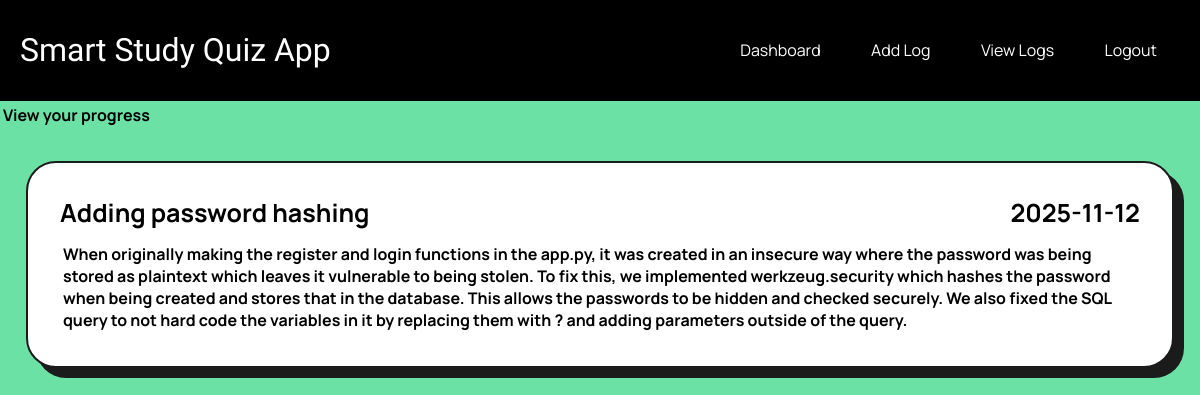
The page /view_log (signed in) on the database as committed earlier.
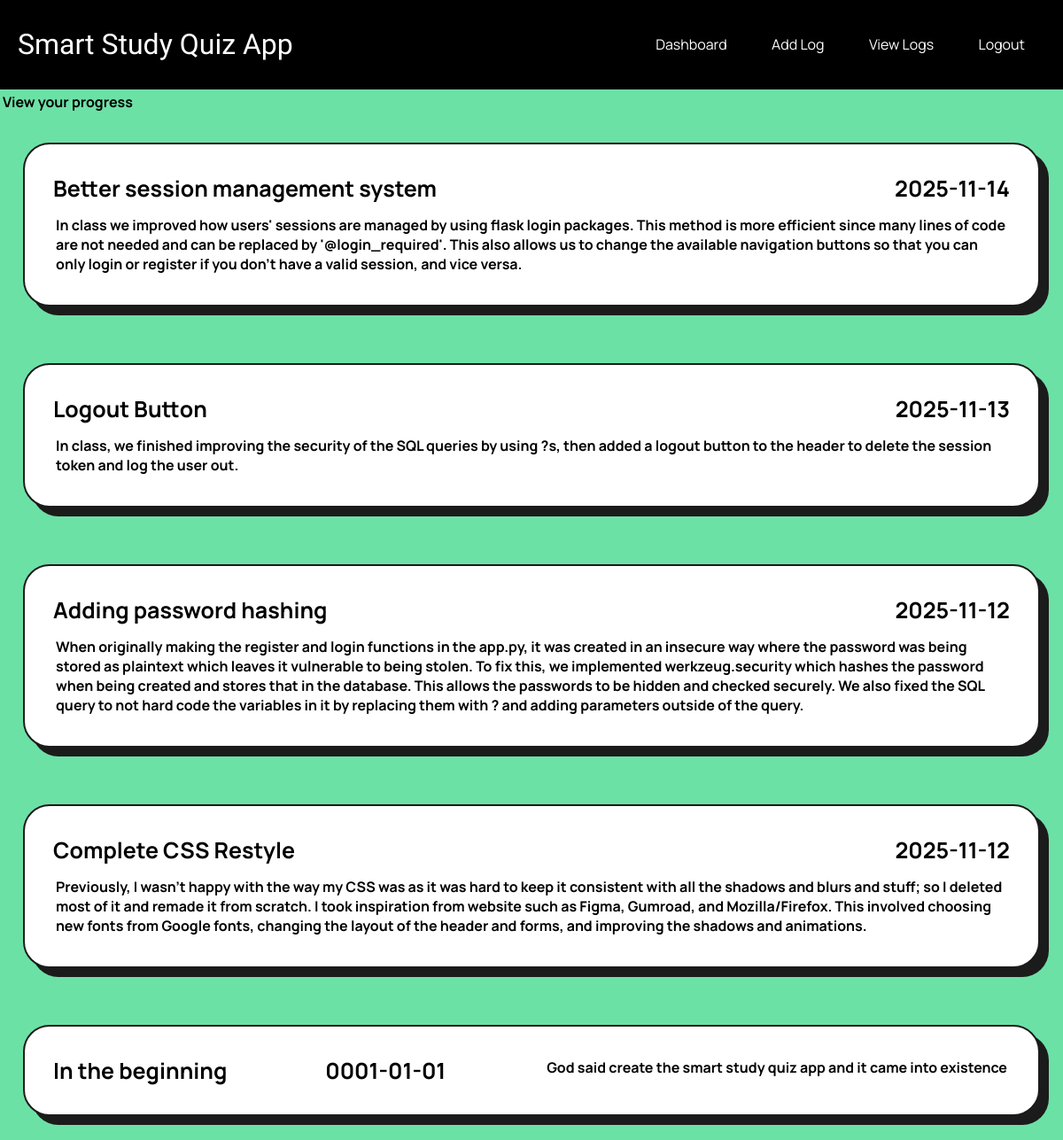
The same page on the database as committed later.
### tables this page shows
CREATE TABLE ProgressLogs(
    -- id, user_id, date, title, details, image_path nullable
    id INTEGER PRIMARY KEY AUTOINCREMENT,
    user_id INTEGER NOT NULL,
    date TEXT NOT NULL,
    title TEXT NOT NULL,
    details TEXT NOT NULL,
    image_path TEXT

);

### app.py (the view)
@app.route('/view_log', methods=['GET', 'POST'])
@login_required
def view_log():
    if request.method == 'GET':
        conn = get_db_connection()
        cursor = conn.cursor()
        cursor.execute("SELECT date, title, details FROM ProgressLogs WHERE user_id = ? ORDER BY DATE DESC", (current_user.id,))
        posts = cursor.fetchall()
        conn.close()
    return render_template('viewLogs.html', posts = posts, username=current_user.username)

### app.py (called while the page is built)
@login_manager.user_loader
def load_user(user_id):
    conn = get_db_connection()
    cursor = conn.cursor()
    cursor.execute('SELECT id, username FROM Users WHERE id = ?', (user_id,))
    user = cursor.fetchone()
    conn.close()
    if User:
        return User(id=user['id'], username=user['username'])
    return None

def get_db_connection():
    conn = sqlite3.connect('database.db')
    conn.row_factory = sqlite3.Row
    return conn

### templates/viewLogs.html (shortened to what this page needs)
{% extends 'base.html' %}
{% block content %}
        <p>View your progress</p>
        {% if posts %}
            <div class="logGrid">
                {% for post in posts %}
                    <div class="log">
                        <h3>{{ post.title }}</h3>
                        <h3>{{ post.date }}</h3>
                        <p>{{ post.details }}</p>
                    </div>
                {% endfor %}
            </div>
        {% else %}
            <p>No progress entries found</p>
        {% endif %}
{% endblock %}

### templates/base.html (shortened to what this page needs)
<!DOCTYPE html>
<html lang="en">
<head>
    <link rel="stylesheet" href="{{ url_for('static', filename='styles.css') }}">
</head>
<body>
    <header>
        <h1>{% block heading %}Smart Study Quiz App{% endblock %}</h1>
        <nav>
            {% if not current_user.is_authenticated %}
                <a href="{{ url_for('login') }}">Login</a>
                <a href="{{ url_for('register') }}">Register</a>
            {% else %}
                <a href="{{ url_for('dashboard') }}">Dashboard</a>
                <a href="{{ url_for('add_log') }}">Add Log</a>
                <a href="{{ url_for('view_log') }}">View Logs</a>
                <a href="{{ url_for('logout') }}">Logout</a>
            {% endif %}
        </nav>
    </header>
    <content>
        {% block content %}
        {% endblock %}
    </content>
</body>
</html>

### static/styles.css (style rules this page uses)
body { font-family: Arial, sans-serif; margin: 0; padding: 0; background-color: #6ce1a6; color:black; }
header { background-color: black; padding: 10px 20px; align-items: center; display: flex; justify-content: space-between; }
nav a { color: white; text-decoration: none; margin: 0 15px; text-align: right; transition: all ease 500ms; font-family: 'Manrope', sans-serif; padding: 0.5em; border-radius: 7px; }
h1 { text-align: left; font-family: 'Climate Crisis', sans-serif; font-weight: normal; color: white; }
h3 { font-family: 'Manrope', sans-serif; font-weight: bolder; color: black; font-size: 25px; margin: 0; padding: 0; }
p { font-family: 'Manrope', sans-serif; font-weight: bold; margin: 3px; }
.logGrid { display: flex; flex-direction: column; justify-content: center; }
.log { align-self: center; justify-content: space-between; display: flex; flex-direction: row; flex-wrap: wrap; gap: 10px; padding: 2em; margin: 2em auto; border-radius: 30px; background-color: white; min-height: 4vh; width: 90vw; border: 2px solid #1c1b1b; box-shadow: 10px 10px #1c1b1b; }

Rows that differ between the two databases and show on the page:
added ProgressLogs: title "Better session management system", date "2025-11-14", details "In class we improved how users' sessions are managed by using flask login packages. This method is more efficient since many lines of code are not needed and can be replaced by '@login_required'. This also allows us to change the available navigation buttons so that you can only login or register if you don't have a valid session, and vice versa."
added ProgressLogs: title "Logout Button", date "2025-11-13", details "In class, we finished improving the security of the SQL queries by using ?s, then added a logout button to the header to delete the session token and log the user out."
added ProgressLogs: title "Complete CSS Restyle", date "2025-11-12", details "Previously, I wasn't happy with the way my CSS was as it was hard to keep it consistent with all the shadows and blurs and stuff; so I deleted most of it and remade it from scratch. I took inspiration from website such as Figma, Gumroad, and Mozilla/Firefox. This involved choosing new fonts from Google fonts, changing the layout of the header and forms, and improving the shadows and animations."
added ProgressLogs: title "In the beginning", date "0001-01-01", details "God said create the smart study quiz app and it came into existence"
